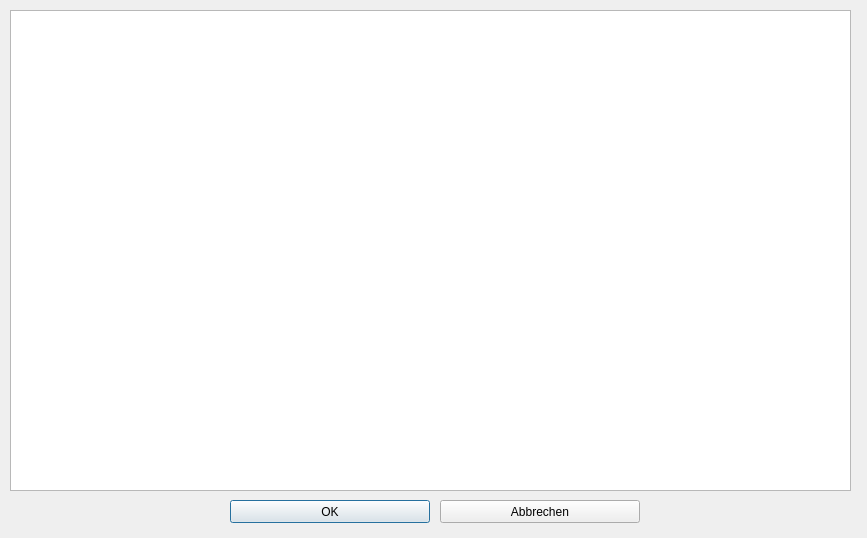
<?xml version="1.0" encoding="UTF-8"?>
<ui version="4.0">
 <class>Dialog_fraeserauswahl</class>
 <widget class="QDialog" name="Dialog_fraeserauswahl">
  <property name="geometry">
   <rect>
    <x>0</x>
    <y>0</y>
    <width>867</width>
    <height>538</height>
   </rect>
  </property>
  <property name="windowTitle">
   <string>Dialog</string>
  </property>
  <property name="modal">
   <bool>true</bool>
  </property>
  <widget class="QTableWidget" name="tableWidget">
   <property name="enabled">
    <bool>true</bool>
   </property>
   <property name="geometry">
    <rect>
     <x>10</x>
     <y>10</y>
     <width>841</width>
     <height>481</height>
    </rect>
   </property>
  </widget>
  <widget class="QPushButton" name="pushButton_ok">
   <property name="geometry">
    <rect>
     <x>230</x>
     <y>500</y>
     <width>200</width>
     <height>23</height>
    </rect>
   </property>
   <property name="text">
    <string>OK</string>
   </property>
  </widget>
  <widget class="QPushButton" name="pushButton_abbrechen">
   <property name="geometry">
    <rect>
     <x>440</x>
     <y>500</y>
     <width>200</width>
     <height>23</height>
    </rect>
   </property>
   <property name="text">
    <string>Abbrechen</string>
   </property>
  </widget>
 </widget>
 <resources/>
 <connections/>
</ui>
